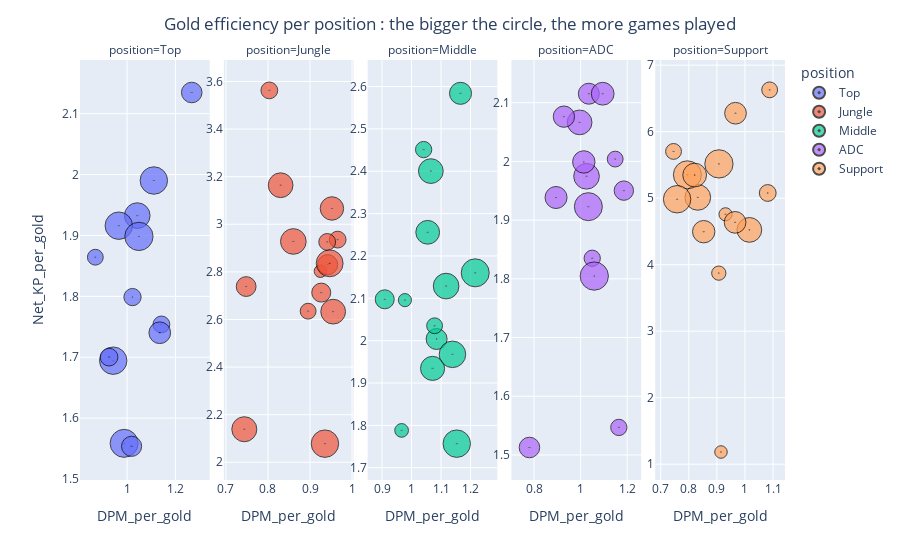

Here is the notebook cell this chart was saved with:
### Markdown cell above
Gold efficiency plot for the paper (no image hover)

### Code cell
# Create basic fig
Gold_effciency_no_dash_fig = px.scatter(agg_all, x="DPM_per_gold", y="Net_KP_per_gold",
hover_name = "Player", hover_data=["Team", "games_played", "winrate%", "DPM_per_gold",
"Net_KP_per_gold"], size = "games_played",
facet_col='position', color = 'position', category_orders = {"position": ["Top", "Jungle", "Middle", "ADC", "Support"]})


Gold_effciency_no_dash_fig.update_layout(title_text = 'Gold efficiency per position : the bigger the circle, the more games played', title_x = 0.5)
Gold_effciency_no_dash_fig.update_traces(marker=dict(symbol='circle-dot'), line=dict(width=2, color='Black'))
Gold_effciency_no_dash_fig.update_xaxes(matches=None)
Gold_effciency_no_dash_fig.for_each_xaxis(lambda xaxis: xaxis.update(showticklabels=True))
Gold_effciency_no_dash_fig.update_yaxes(matches=None)
Gold_effciency_no_dash_fig.for_each_yaxis(lambda yaxis: yaxis.update(showticklabels=True))

Gold_effciency_no_dash_fig.show()

### Figure 1 — Plotly figure (JSON) as saved in the notebook; plotly's stock layout.template omitted (floating-point values rounded to 4 significant figures)
{"data": [{"customdata": [["KT Rolster Challengers", 48, 37.5], ["T1 Challengers", 42, 70.31], ["Hanwha Life Esports Challengers", 50, 51.66], ["Fredit BRION Challengers", 19, 42], ["Fredit BRION Challengers", 20, 45], ["Nongshim RedForce Challengers", 48, 50.34], ["Kwangdong Freecs Challengers", 18, 11], ["Kwangdong Freecs Challengers", 26, 58.5], ["DWG KIA Challengers", 27, 30.5], ["DRX Challengers", 48, 46.75], ["Gen.G Challengers", 51, 63.25], ["Liiv SANDBOX Challengers", 16, 35.5], ["Liiv SANDBOX Challengers", 30, 39.25]], "hovertemplate": "<b>%{hovertext}</b><br><br>position=Top<br>DPM_per_gold=%{x}<br>Net_KP_per_gold=%{y}<br>games_played=%{customdata[1]}<br>Team=%{customdata[0]}<br>winrate%=%{customdata[2]}<extra></extra>", "hovertext": ["Castle", "Roach", "Riss", "Lukalux", "TaNa", "DnDn", "Trap", "IlllIma", "Chasy", "Clear", "Lonely", "Howling", "Photon"], "legendgroup": "Top", "line": {"color": "Black", "width": 2}, "marker": {"color": "#636efa", "size": [48, 42, 50, 19, 20, 48, 18, 26, 27, 48, 51, 16, 30], "sizemode": "area", "sizeref": 0.1275, "symbol": "circle-dot"}, "mode": "markers", "name": "Top", "orientation": "v", "showlegend": true, "type": "scatter", "x": [0.9429, 1.042, 0.9878, 1.022, 0.9258, 1.11, 1.142, 1.019, 1.267, 0.9658, 1.049, 0.8691, 1.135], "xaxis": "x", "y": [1.694, 1.933, 1.559, 1.799, 1.7, 1.99, 1.754, 1.554, 2.135, 1.916, 1.898, 1.864, 1.74], "yaxis": "y"}, {"customdata": [["KT Rolster Challengers", 39, 37.5], ["T1 Challengers", 42, 70.31], ["Hanwha Life Esports Challengers", 40, 52.34], ["Hanwha Life Esports Challengers", 10, 40], ["Fredit BRION Challengers", 39, 43.5], ["Nongshim RedForce Challengers", 25, 40], ["Nongshim RedForce Challengers", 23, 53], ["Kwangdong Freecs Challengers", 18, 11], ["Kwangdong Freecs Challengers", 26, 58.5], ["DWG KIA Challengers", 18, 33], ["DWG KIA Challengers", 18, 39], ["DRX Challengers", 48, 46.75], ["Gen.G Challengers", 35, 60.34], ["Gen.G Challengers", 16, 76.5], ["Liiv SANDBOX Challengers", 46, 40.5]], "hovertemplate": "<b>%{hovertext}</b><br><br>position=Jungle<br>DPM_per_gold=%{x}<br>Net_KP_per_gold=%{y}<br>games_played=%{customdata[1]}<br>Team=%{customdata[0]}<br>winrate%=%{customdata[2]}<extra></extra>", "hovertext": ["PangSu", "Mowgli", "CaD", "Willer", "Jin0", "Sylvie", "Juhan", "Burry", "Citrus", "Malrang", "Lucid", "Peach", "YoungJae", "Flawless", "Seize"], "legendgroup": "Jungle", "line": {"color": "Black", "width": 2}, "marker": {"color": "#EF553B", "size": [39, 42, 40, 10, 39, 25, 23, 18, 26, 18, 18, 48, 35, 16, 46], "sizemode": "area", "sizeref": 0.1275, "symbol": "circle-dot"}, "mode": "markers", "name": "Jungle", "orientation": "v", "showlegend": true, "type": "scatter", "x": [0.8301, 0.8604, 0.7437, 0.9248, 0.9551, 0.748, 0.9268, 0.8032, 0.9419, 0.9658, 0.9409, 0.9355, 0.9521, 0.8955, 0.9468], "xaxis": "x2", "y": [3.164, 2.928, 2.139, 2.803, 2.633, 2.738, 2.713, 3.562, 2.83, 2.936, 2.926, 2.078, 3.066, 2.635, 2.836], "yaxis": "y2"}, {"customdata": [["KT Rolster Challengers", 48, 37.5], ["T1 Challengers", 42, 70.31], ["Hanwha Life Esports Challengers", 50, 51.66], ["Fredit BRION Challengers", 39, 43.5], ["Nongshim RedForce Challengers", 31, 31.67], ["Nongshim RedForce Challengers", 17, 59.5], ["Kwangdong Freecs Challengers", 28, 41.66], ["DWG KIA Challengers", 36, 36], ["DRX Challengers", 37, 48.66], ["DRX Challengers", 11, 45], ["Gen.G Challengers", 12, 62.5], ["Gen.G Challengers", 23, 60], ["Gen.G Challengers", 16, 76.5], ["Liiv SANDBOX Challengers", 45, 41.25]], "hovertemplate": "<b>%{hovertext}</b><br><br>position=Middle<br>DPM_per_gold=%{x}<br>Net_KP_per_gold=%{y}<br>games_played=%{customdata[1]}<br>Team=%{customdata[0]}<br>winrate%=%{customdata[2]}<extra></extra>", "hovertext": ["VicLa", "Mireu", "Mask", "Roamer", "FIESTA", "Bay", "Keine", "Jool", "Eign", "SOLKA", "Dice", "Ophelia", "Karis", "TolanD"], "legendgroup": "Middle", "line": {"color": "Black", "width": 2}, "marker": {"color": "#00cc96", "size": [48, 42, 50, 39, 31, 17, 28, 36, 37, 11, 12, 23, 16, 45], "sizemode": "area", "sizeref": 0.1275, "symbol": "circle-dot"}, "mode": "markers", "name": "Middle", "orientation": "v", "showlegend": true, "type": "scatter", "x": [1.153, 1.117, 1.216, 1.065, 1.166, 1.041, 1.085, 1.055, 1.071, 0.9775, 0.9663, 0.9092, 1.078, 1.139], "xaxis": "x3", "y": [1.757, 2.129, 2.16, 2.4, 2.584, 2.451, 2.004, 2.256, 1.935, 2.096, 1.788, 2.098, 2.035, 1.968], "yaxis": "y3"}, {"customdata": [["KT Rolster Challengers", 17, 29.33], ["KT Rolster Challengers", 24, 48.5], ["T1 Challengers", 42, 70.31], ["Hanwha Life Esports Challengers", 50, 51.66], ["Fredit BRION Challengers", 39, 43.5], ["Nongshim RedForce Challengers", 31, 58.34], ["Nongshim RedForce Challengers", 28, 53], ["Kwangdong Freecs Challengers", 33, 40.34], ["DWG KIA Challengers", 27, 22], ["DRX Challengers", 32, 50], ["DRX Challengers", 16, 42.5], ["Gen.G Challengers", 51, 63.25], ["Liiv SANDBOX Challengers", 29, 40.66], ["Liiv SANDBOX Challengers", 17, 27.67]], "hovertemplate": "<b>%{hovertext}</b><br><br>position=ADC<br>DPM_per_gold=%{x}<br>Net_KP_per_gold=%{y}<br>games_played=%{customdata[1]}<br>Team=%{customdata[0]}<br>winrate%=%{customdata[2]}<extra></extra>", "hovertext": ["5kid", "HyBriD", "Berserker", "Cheoni", "Bini", "Bull", "vital", "Valkyrie", "Junmin", "Taeyoon", "BAO", "Envyy", "Ice", "KingKong"], "legendgroup": "ADC", "line": {"color": "Black", "width": 2}, "marker": {"color": "#ab63fa", "size": [17, 24, 42, 50, 39, 31, 28, 33, 27, 32, 16, 51, 29, 17], "sizemode": "area", "sizeref": 0.1275, "symbol": "circle-dot"}, "mode": "markers", "name": "ADC", "orientation": "v", "showlegend": true, "type": "scatter", "x": [1.05, 1.186, 1.025, 1.033, 0.9956, 0.8945, 1.035, 1.095, 0.7803, 1.014, 1.148, 1.059, 0.9282, 1.164], "xaxis": "x4", "y": [1.835, 1.95, 1.975, 1.923, 2.066, 1.938, 2.115, 2.115, 1.513, 1.999, 2.004, 1.805, 2.076, 1.547], "yaxis": "y4"}, {"customdata": [["KT Rolster Challengers", 18, 29.5], ["KT Rolster Challengers", 30, 23.5], ["T1 Challengers", 42, 70.31], ["Hanwha Life Esports Challengers", 50, 51.66], ["Fredit BRION Challengers", 39, 43.5], ["Nongshim RedForce Challengers", 48, 50.34], ["Kwangdong Freecs Challengers", 36, 42.34], ["DWG KIA Challengers", 10, 11], ["DWG KIA Challengers", 11, 16.5], ["DWG KIA Challengers", 13, 54], ["DRX Challengers", 32, 50], ["DRX Challengers", 16, 42.5], ["Gen.G Challengers", 51, 63.25], ["Liiv SANDBOX Challengers", 30, 47], ["Liiv SANDBOX Challengers", 16, 32.34]], "hovertemplate": "<b>%{hovertext}</b><br><br>position=Support<br>DPM_per_gold=%{x}<br>Net_KP_per_gold=%{y}<br>games_played=%{customdata[1]}<br>Team=%{customdata[0]}<br>winrate%=%{customdata[2]}<extra></extra>", "hovertext": ["Harp", "Rebel", "Asper", "Baut", "JeongHoon", "Yusin", "Minit", "Cow", "Muru", "Bible", "Jun", "Pleata", "Kael", "Kabbie", "Prove"], "legendgroup": "Support", "line": {"color": "Black", "width": 2}, "marker": {"color": "#FFA15A", "size": [18, 30, 42, 50, 39, 48, 36, 10, 11, 13, 32, 16, 51, 30, 16], "sizemode": "area", "sizeref": 0.1275, "symbol": "circle-dot"}, "mode": "markers", "name": "Support", "orientation": "v", "showlegend": true, "type": "scatter", "x": [1.081, 0.9663, 0.832, 0.7949, 1.016, 0.7583, 0.8208, 0.9146, 0.9307, 0.9067, 0.853, 1.088, 0.9072, 0.9648, 0.7456], "xaxis": "x5", "y": [5.078, 6.277, 5.012, 5.352, 4.523, 4.984, 5.348, 1.184, 4.758, 3.873, 4.496, 6.629, 5.516, 4.637, 5.703], "yaxis": "y5"}], "layout": {"annotations": [{"font": {}, "showarrow": false, "text": "position=Top", "x": 0.092, "xanchor": "center", "xref": "paper", "y": 1, "yanchor": "bottom", "yref": "paper"}, {"font": {}, "showarrow": false, "text": "position=Jungle", "x": 0.296, "xanchor": "center", "xref": "paper", "y": 1, "yanchor": "bottom", "yref": "paper"}, {"font": {}, "showarrow": false, "text": "position=Middle", "x": 0.5, "xanchor": "center", "xref": "paper", "y": 1, "yanchor": "bottom", "yref": "paper"}, {"font": {}, "showarrow": false, "text": "position=ADC", "x": 0.704, "xanchor": "center", "xref": "paper", "y": 1, "yanchor": "bottom", "yref": "paper"}, {"font": {}, "showarrow": false, "text": "position=Support", "x": 0.908, "xanchor": "center", "xref": "paper", "y": 1, "yanchor": "bottom", "yref": "paper"}], "legend": {"itemsizing": "constant", "title": {"text": "position"}, "tracegroupgap": 0}, "margin": {"t": 60}, "title": {"text": "Gold efficiency per position : the bigger the circle, the more games played", "x": 0.5}, "xaxis": {"anchor": "y", "domain": [0, 0.184], "showticklabels": true, "title": {"text": "DPM_per_gold"}}, "xaxis2": {"anchor": "y2", "domain": [0.204, 0.388], "showticklabels": true, "title": {"text": "DPM_per_gold"}}, "xaxis3": {"anchor": "y3", "domain": [0.408, 0.592], "showticklabels": true, "title": {"text": "DPM_per_gold"}}, "xaxis4": {"anchor": "y4", "domain": [0.612, 0.796], "showticklabels": true, "title": {"text": "DPM_per_gold"}}, "xaxis5": {"anchor": "y5", "domain": [0.816, 1], "showticklabels": true, "title": {"text": "DPM_per_gold"}}, "yaxis": {"anchor": "x", "domain": [0, 1], "showticklabels": true, "title": {"text": "Net_KP_per_gold"}}, "yaxis2": {"anchor": "x2", "domain": [0, 1], "showticklabels": true}, "yaxis3": {"anchor": "x3", "domain": [0, 1], "showticklabels": true}, "yaxis4": {"anchor": "x4", "domain": [0, 1], "showticklabels": true}, "yaxis5": {"anchor": "x5", "domain": [0, 1], "showticklabels": true}}}
